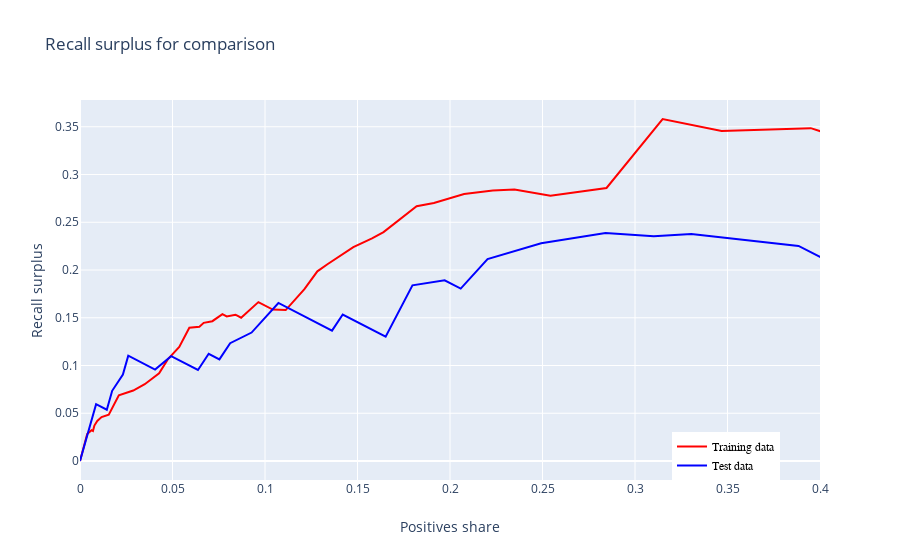

Write notebook code for a chart like this one.
### Markdown cell above
Training curves seem to perform better, with constant decrease in both Training and Validation loss. Slight increase in Validation loss after epoch 30 might suggest that we were training the network for too long.

### Code cell
drnn_pred_train,drnn_pred_test,drnn_pr_train,drnn_pr_test= model_comparison_outputs_DNN(X_train,y_train, X_test, y_test, Deep_rnn)

plot_recall_surplus_train_test(drnn_pr_train,drnn_pr_test)
